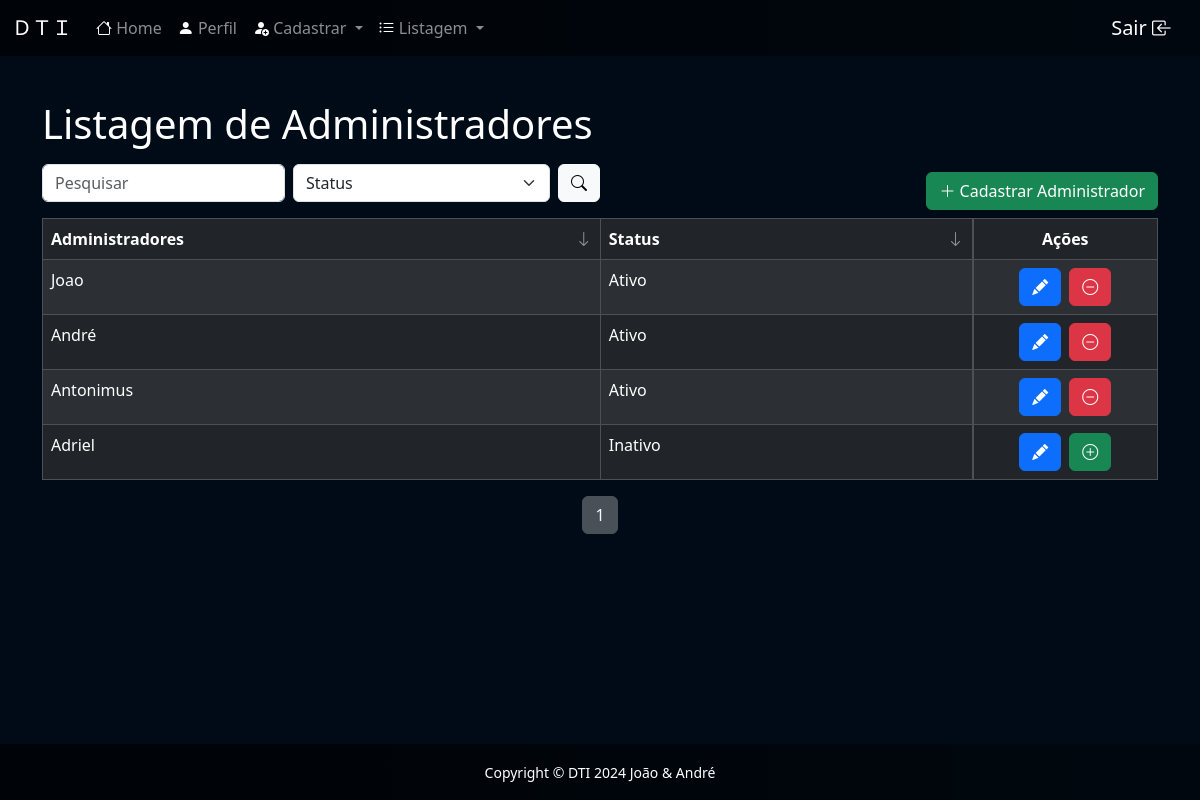
Page /listar/list-adm.php (signed in) on the earlier database version.
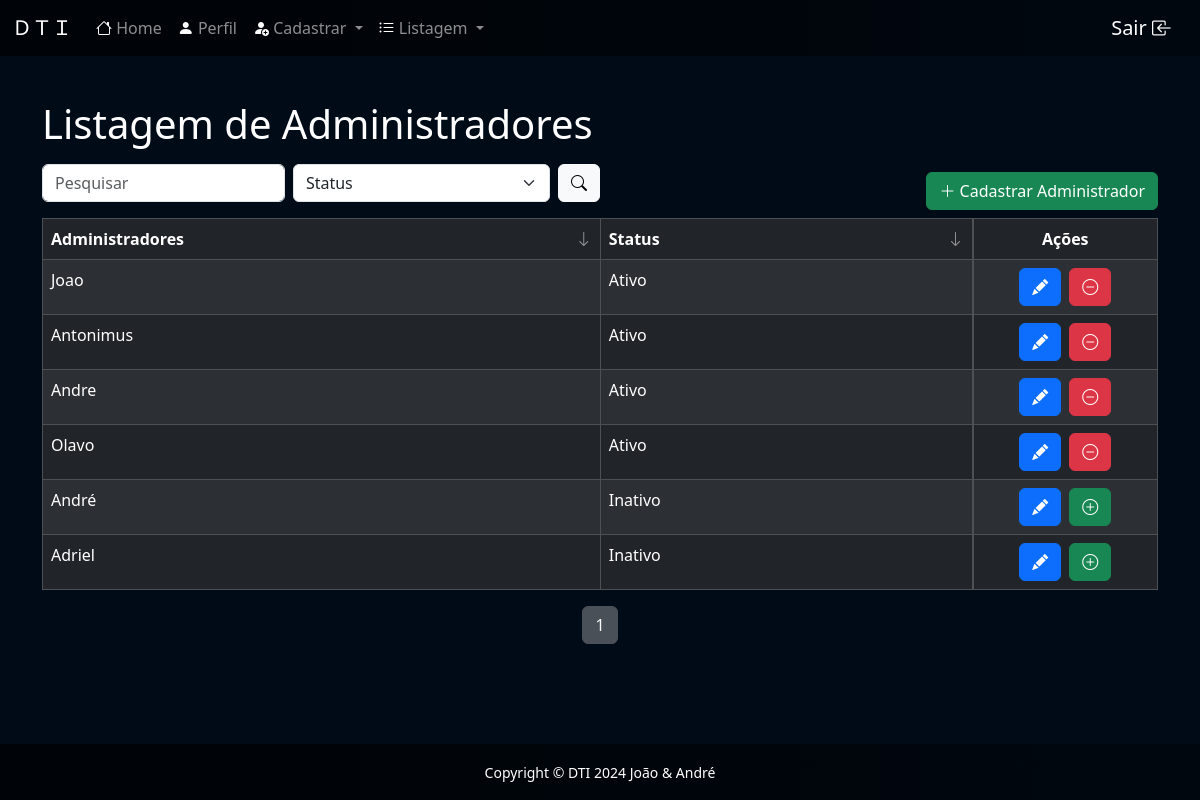
Same page on the later database version.
### tables this page shows
CREATE TABLE `usuario` (
  `id` int(11) NOT NULL,
  `nome` varchar(100) NOT NULL,
  `senha` varchar(100) NOT NULL,
  `status` int(1) NOT NULL,
  `nivel` int(1) NOT NULL
);

### listar/list-adm.php (the view, shortened to what this page needs)
<?php
    require_once('../conexao.php');
    $V_WHERE = "";
    $S_WHERE = "";
    $itens_por_pagina = 15;
    $pagina = isset($_GET['page']) ? $_GET['page'] : 1;
    $offset = ($pagina - 1) * $itens_por_pagina;
    $sql_count = "SELECT COUNT(*) AS total FROM usuario WHERE 1 = 1 " . $V_WHERE . $S_WHERE;
    $resultado_count = mysqli_query($conexao, $sql_count);
    $linha_count = mysqli_fetch_assoc($resultado_count);
    $total_registros = $linha_count['total'];
    $total_paginas = ceil($total_registros / $itens_por_pagina);
    $sort_col = isset($_GET['sort_col']) ? $_GET['sort_col'] : 2;
    $sort_order = isset($_GET['sort_order']) ? $_GET['sort_order'] : 'ASC';
    switch ($sort_col) {
        default:
            $sort_col = 'usuario.status';
    }
    $sql = "SELECT * FROM usuario
              WHERE 1 = 1 AND usuario.nivel = 2 " . $V_WHERE . $S_WHERE . "
              ORDER BY $sort_col $sort_order
              LIMIT $itens_por_pagina OFFSET $offset";
    $resultado = mysqli_query($conexao, $sql);
?>
<!DOCTYPE html>
<html lang="pt-br">
<head>
    <link href="https://cdn.jsdelivr.net/npm/bootstrap@5.3.3/dist/css/bootstrap.min.css" rel="stylesheet">
    <link rel="stylesheet" href="https://cdn.jsdelivr.net/npm/bootstrap-icons@1.11.3/font/bootstrap-icons.min.css">
</head>
<body>
    <?php require_once("../template/menu01.php") ?>
    <main class="container" style="margin-top: 100px;">
        <h1>Listagem de Administradores</h1>
        <div class="d-flex justify-content-between align-items-end mb-2">
            <form class="d-flex col-6 mt-2 mb-2" method="post" role="search">
                <input class="form-control me-2" type="search" name="search" placeholder="Pesquisar" aria-label="Search">
                <select class="form-select me-2" name="search-status" id="search-status">
                    <option selected value="">Status</option>
                </select>
                <button class="btn btn-light" type="submit" name="pesquisar"><i class="bi bi-search" style="color: black; "></i></button>
            </form>
            <a href="../cadastro/cad-adm.php" class="btn btn-success"><i class="bi bi-plus-lg"></i> Cadastrar Administrador</a>
        </div>
        <table class="table table-dark table-striped table-bordered">
            <thead>
                <tr>
                    <th id="header0" onclick="sortTable(0)" class="sortable asc col-6">Administradores <i class="bi bi-arrow-down sort-icon"></th>
                    <th id="header0" onclick="sortTable(1)" class="sortable col-4">Status <i class="bi bi-arrow-down sort-icon"></th>
                    <th class="d-flex justify-content-center">Ações</th>
                </tr>
            </thead>
            <tbody>
                <?php
                    while ($linha = mysqli_fetch_array($resultado)) {
                        if ($linha['status'] == 1) {
                            $status = "Ativo";
                        } else {
                            $status = "Inativo";
                        }
                ?>
                <tr>
                    <td><?= $linha['nome'] ?></td>
                    <td><?= $status ?></td>
                    <td class="d-flex justify-content-center gap-2">
                        <abbr title="Editar"><a class="btn btn-primary" href="../editar/edit-usuario.php?id=<?= $linha['id'] ?>"><i class="bi bi-pencil-fill"></i></a></abbr>
                        <form method="post">
                            <?php if ($status == "Ativo"): ?>
                                <abbr title="Desativar">
                                    <button type="submit" name="desativar" class="btn btn-danger">
                                        <i class="bi bi-dash-circle"></i>
                                    </button>
                                </abbr>
                            <?php else: ?>
                                <abbr title="Ativar">
                                    <button type="submit" name="ativar" class="btn btn-success">
                                        <i class="bi bi-plus-circle"></i>
                                    </button>
                                </abbr>
                            <?php endif; ?>
                        </form>
                    </td>
                </tr>
                <?php } ?>
            </tbody>
        </table>
        <nav aria-label="Paginação">
            <ul class="pagination justify-content-center">
                <?php for ($i = 1; $i <= $total_paginas; $i++): ?>
                    <li class="page-item <?= ($pagina == $i) ? 'active' : '' ?>"><a class="page-link" href="?page=<?= $i ?>"><?= $i ?></a></li>
                <?php endfor; ?>
            </ul>
        </nav>
    </main>
    <?php require_once("../template/rodape01.php") ?>
</body>
</html>

Differences in the rows shown:
shown differently, row unchanged: usuario "Antonimus": moves up the list
added usuario: nome "Andre", status "Ativo"
added usuario: nome "Olavo", status "Ativo"
changed usuario "André": status "Ativo" → "Inativo"
